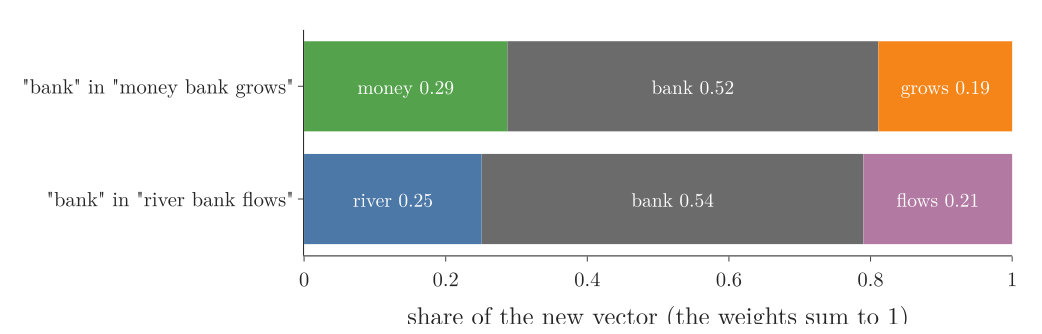

Write the Python code that produced this figure.
"""Section 3's idea as bars: the new "bank" as a mix of the words of its phrase, with the real weights of the simple
self-attention (data/weights_simple.csv, from the Notebook). Plotly."""
from pathlib import Path
import pandas as pd
import plotly.graph_objects as go
from common import BLUE, ORANGE, GREEN, PURPLE, GREY, FONT

here = Path(__file__).parent
W = pd.read_csv(here.parent / "data" / "weights_simple.csv", index_col=[0, 1])
m = W.loc[("money bank grows", "bank")]
r = W.loc[("river bank flows", "bank")]
assert (m.money, m.bank, m.grows) == (0.287, 0.524, 0.189) and (r.river, r.bank, r.flows) == (0.251, 0.539, 0.21)
fig = go.Figure()
rows = ['"bank" in "money bank grows"', '"bank" in "river bank flows"']
for word, col in (("money", GREEN), ("river", BLUE), ("bank", GREY), ("grows", ORANGE), ("flows", PURPLE)):
    vals = [m.get(word, float("nan")), r.get(word, float("nan"))]
    fig.add_bar(y=rows, x=vals, orientation="h", name=word, marker_color=col,
                text=[f"{word} {v:.2f}" if v == v else "" for v in vals], textposition="inside", insidetextanchor="middle")
fig.update_layout(barmode="stack", template="simple_white", width=1000, height=320, font=dict(FONT, size=20), showlegend=False,
                  xaxis=dict(title="share of the new vector (the weights sum to 1)", range=[0, 1]),
                  yaxis=dict(autorange="reversed"), margin=dict(l=20, r=20, t=20, b=70))
fig.update_traces(textfont=dict(color="white", size=19))
fig.write_image(here / "bank_mix.png", scale=2)
fig.write_image(here / "bank_mix.pdf")
